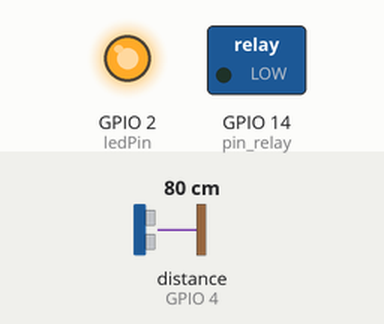
This sketch was run on a simulated ESP8266 (NodeMCU). Shown: switched loads named in the sketch (green lamp = pin HIGH), output pins drawn as LEDs (lit = HIGH). Wiring (inferred from the names in the program): ultrasonic range finder: trigger GPIO 5; echo GPIO 4. The test bench sets the inputs (shaded band); at power-on: distance to the obstacle (sensor on GPIO 4) 80 cm. The echo pulse lasts 58.3 µs per cm; WiFi joins after 1.5 s; servers stay silent unless stated; uploads are accepted with an empty reply; pins used as bus, display or sensor lines are not drawn; what the sketch prints to the serial monitor is not drawn.

Above: at 0.1 s.
At 1.6 s:
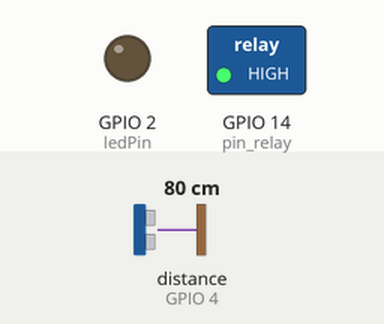
Timing chart, 0 to 3.1 s (numbered marks = the images above):
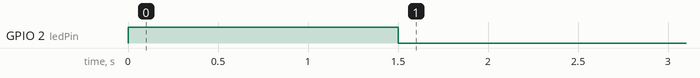

The sketch:

relay_ultra.ino
```cpp
#include <ESP8266HTTPClient.h>
#include <ESP8266WiFi.h>

// Define the pin connections
#define pin_relay 14 // D5
#define triggerPin 5 // D1
#define echoPin 4    // D2
#define ledPin 2     // pin D4

long durasi;
int jarak, aturan;

// konfigurasi wifi
const char *ssid = "SMK TRUNOJOYO";
const char *password = "tanyamasoki";

// IP Server tempat aplikasi berjalan
const char *server = "dehidrasi.yoganova.my.id";

void setup()
{
  Serial.begin(9600);
  pinMode(ledPin, OUTPUT);
  // koneksi ke WIFI
  WiFi.hostname("Relay_8266");
  WiFi.begin(ssid, password);
  while (WiFi.status() != WL_CONNECTED)
  {
    Serial.print(".");
    digitalWrite(ledPin, HIGH);
    delay(500);
  }
  // Apabila sdh terkoneksi
  digitalWrite(ledPin, LOW);

  // Set S0 - S3 as outputs
  pinMode(pin_relay, OUTPUT);
  digitalWrite(pin_relay, HIGH);
  pinMode(echoPin, INPUT);
  pinMode(triggerPin, OUTPUT);
}

void loop()
{
  // kirim data ke database
  WiFiClient client;
  String Link;
  HTTPClient http;
  Link = "http://" + String(server) + "/kontroling/bacarelay.php";
  http.begin(client, Link);
  http.GET();
  String responseRelay = http.getString();
  http.end();

  if (responseRelay.equals("1"))
  {
    Serial.println("Relay ON");
    digitalWrite(pin_relay, LOW);
  }
  else if (responseRelay.equals("0"))
  {
    Serial.println("Relay OFF");
    digitalWrite(pin_relay, HIGH);
  }
  else
  {
    Serial.println("Unexpected value: " + responseRelay);
  }

  // Ultrasonic Sensor
  digitalWrite(triggerPin, LOW);
  delayMicroseconds(2);
  digitalWrite(triggerPin, HIGH);
  delayMicroseconds(10);
  digitalWrite(triggerPin, LOW);

  durasi = pulseIn(echoPin, HIGH);
  jarak = durasi * 0.034 / 2;
  Serial.println("Jarak: " + String(jarak) + " cm");

  if (digitalRead(pin_relay) == LOW)
  {
    // get data jarak ketinggian
    WiFiClient clientgetjarak;
    String Linkgetjarak;
    HTTPClient httpgetjarak;
    Linkgetjarak = "http://" + String(server) + "/waterlevel/getaturan.php";
    httpgetjarak.begin(clientgetjarak, Linkgetjarak);
    httpgetjarak.GET();
    String atur = httpgetjarak.getString();
    Serial.println("Aturan: " + atur);
    aturan = atur.toInt();
    if (jarak == aturan | jarak <= aturan)
    {
      Serial.println("Relay OFF");
      digitalWrite(pin_relay, HIGH);
      WiFiClient clientsetkontrol;
      String Linksetkontrol;
      HTTPClient httpsetkontrol;
      Linksetkontrol = "http://" + String(server) + "/kontroling/setkontrol.php?kontrol=0";
      httpsetkontrol.begin(clientsetkontrol, Linksetkontrol);
      httpsetkontrol.GET();
      httpsetkontrol.end();
    }
    else
    {
      Serial.println("Mengisi...");
    }
    httpgetjarak.end();
  }
  else
  {
  }
  // Send data to the server
  WiFiClient clientSensor;
  String LinkSensor;
  HTTPClient httpSensor;
  LinkSensor = "http://" + String(server) + "/waterlevel/kirimdata.php?tinggi=" + String(jarak);
  httpSensor.begin(clientSensor, LinkSensor);
  httpSensor.GET();
  httpSensor.end();

  delay(1000);
}
```
